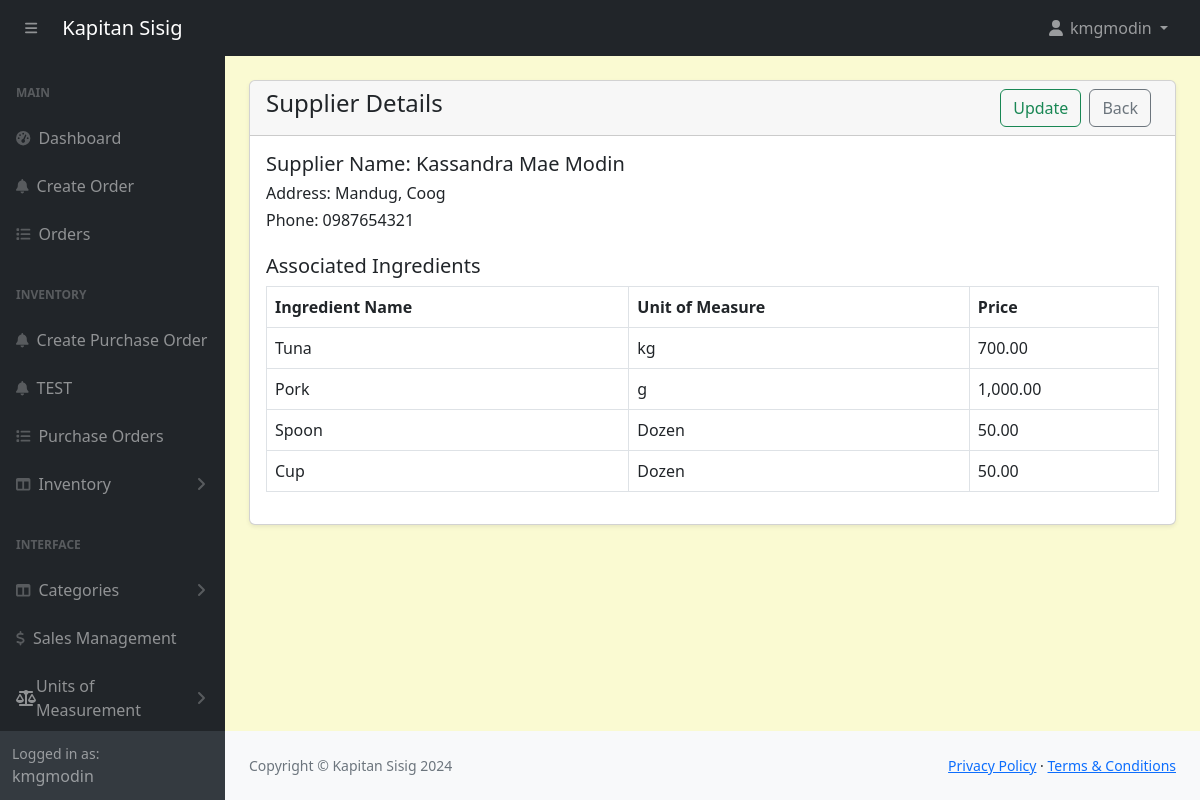
/POS-System-KapitanSisig/admin/suppliers-ingredient-view.php?id=3 (signed in), run on the app's committed database.
### tables this page shows
CREATE TABLE `suppliers` (
  `id` int(11) NOT NULL,
  `firstname` varchar(191) NOT NULL,
  `lastname` varchar(191) NOT NULL,
  `phonenumber` varchar(191) NOT NULL,
  `address` varchar(191) NOT NULL
);

CREATE TABLE `supplier_ingredients` (
  `id` int(11) NOT NULL,
  `supplier_id` int(11) NOT NULL,
  `ingredient_id` int(11) NOT NULL,
  `price` decimal(10,2) NOT NULL,
  `unit_id` int(11) NOT NULL
);

CREATE TABLE `ingredients` (
  `id` int(11) NOT NULL,
  `name` varchar(191) NOT NULL,
  `unit_id` int(11) DEFAULT NULL,
  `category` varchar(191) NOT NULL,
  `price` decimal(10,2) DEFAULT NULL,
  `quantity` decimal(10,2) NOT NULL
);

CREATE TABLE `units_of_measure` (
  `id` int(11) NOT NULL,
  `category_id` int(11) DEFAULT NULL,
  `uom_name` varchar(255) DEFAULT NULL,
  `type` enum('reference','bigger','smaller') DEFAULT NULL,
  `ratio` decimal(10,5) DEFAULT NULL,
  `active` tinyint(1) DEFAULT 1,
  `rounding_precision` decimal(10,5) DEFAULT NULL
);

### POS-System-KapitanSisig/admin/suppliers-ingredient-view.php (the view)
<?php
include('includes/header.php');
if (isset($_GET['id'])) {
    $supplierId = intval($_GET['id']);
    $supplierQuery = "SELECT * FROM suppliers WHERE id = $supplierId";
    $supplierResult = mysqli_query($conn, $supplierQuery);
    $supplier = mysqli_fetch_assoc($supplierResult);
    $ingredientsQuery = "
        SELECT ingredients.name AS ingredient_name,
            uom.uom_name AS unit_name,
            supplier_ingredients.price
        FROM supplier_ingredients
        JOIN ingredients ON supplier_ingredients.ingredient_id = ingredients.id
        LEFT JOIN units_of_measure uom ON supplier_ingredients.unit_id = uom.id
        WHERE supplier_ingredients.supplier_id = $supplierId
    ";
    $ingredientsResult = mysqli_query($conn, $ingredientsQuery);
    $hasIngredients = mysqli_num_rows($ingredientsResult) > 0;
    $hasIngredients = mysqli_num_rows($ingredientsResult) > 0;
} else {
    header('Location: suppliers.php');
    exit;
}
?>
<div class="container-fluid px-4">
    <div class="card mt-4 shadow-sm">
        <div class="card-header">
            <h4 class="mb-0">Supplier Details
                <a href="suppliers.php" class="btn btn-outline-secondary float-end me-2">Back</a>
                <a href="suppliers-ingredient-update.php?id=<?= urlencode($supplierId); ?>" class="btn btn-outline-success float-end me-2 <?= !$hasIngredients ? 'disabled' : ''; ?>">Update</a>
            </h4>
        </div>
        <div class="card-body">
            <?php if ($supplier): ?>
                <h5>Supplier Name: <?= htmlspecialchars($supplier['firstname'] . ' ' . $supplier['lastname']) ?></h5>
                <h6>Address: <?= htmlspecialchars($supplier['address']) ?></h6>
                <h6>Phone: <?= htmlspecialchars($supplier['phonenumber']) ?></h6>
                <h5 class="mt-4">Associated Ingredients</h5>
                <table class="table table-bordered">
                    <thead>
                        <tr>
                            <th>Ingredient Name</th>
                            <th>Unit of Measure</th>
                            <th>Price</th>
                        </tr>
                    </thead>
                    <tbody>
                        <?php if ($hasIngredients): ?>
                            <?php while ($ingredient = mysqli_fetch_assoc($ingredientsResult)): ?>
                                <tr>
                                    <td><?= htmlspecialchars($ingredient['ingredient_name']) ?></td>
                                    <td><?= htmlspecialchars($ingredient['unit_name']) ?></td>
                                    <td><?= htmlspecialchars(number_format($ingredient['price'], 2)) ?></td>
                                </tr>
                            <?php endwhile; ?>
                        <?php else: ?>
                            <tr>
                                <td colspan="3" class="text-center">No ingredients found for this supplier.</td>
                            </tr>
                        <?php endif; ?>
                    </tbody>
                </table>
            <?php else: ?>
                <h6 class="text-danger">Supplier not found.</h6>
            <?php endif; ?>
        </div>
    </div>
</div>
<?php include('includes/footer.php'); ?>

### POS-System-KapitanSisig/admin/assets/css/custom.css (style rules this page uses)
body { margin: 0; font-family: system-ui, -apple-system, "Segoe UI", Roboto, "Helvetica Neue", "Noto Sans", "Liberation Sans", Arial, sans-serif; font-size: 1rem; font-weight: 400; line-height: 1.5; color: #212529; text-align: left; background-color: #FAFAD2; -webkit-text-size-adjust: 100%; -webkit-tap-highlight-color: rgba(0, 0, 0, 0); }

### data on the page
suppliers: firstname+lastname "Kassandra Mae Modin", address "Mandug, Coog", phonenumber "0987654321"
supplier_ingredients: ingredient.name "Tuna", units_of_measure.uom_name "kg", price "700.00"
supplier_ingredients: ingredient.name "Pork", units_of_measure.uom_name "g", price "1,000.00"
supplier_ingredients: ingredient.name "Spoon", units_of_measure.uom_name "Dozen", price "50.00"
supplier_ingredients: ingredient.name "Cup", units_of_measure.uom_name "Dozen", price "50.00"

### other printed values
$_SESSION['loggedInUser']['username'] "kmgmodin"
